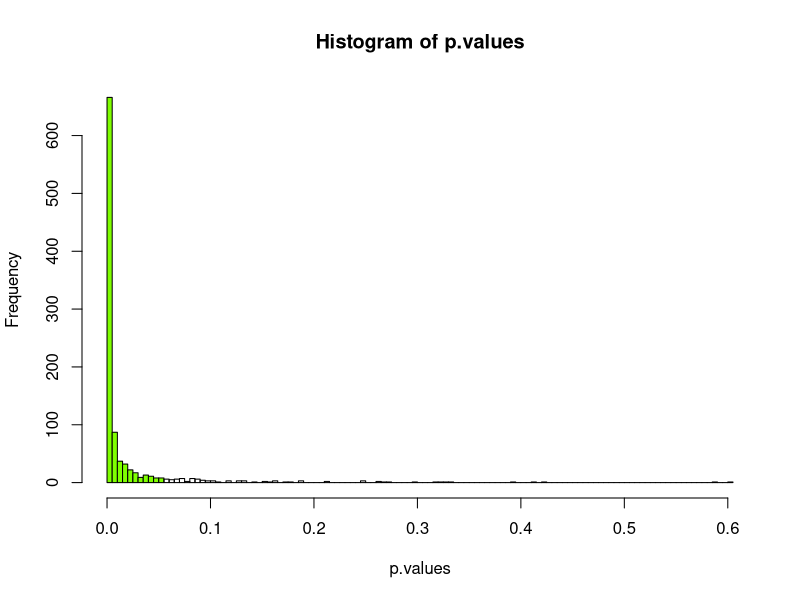
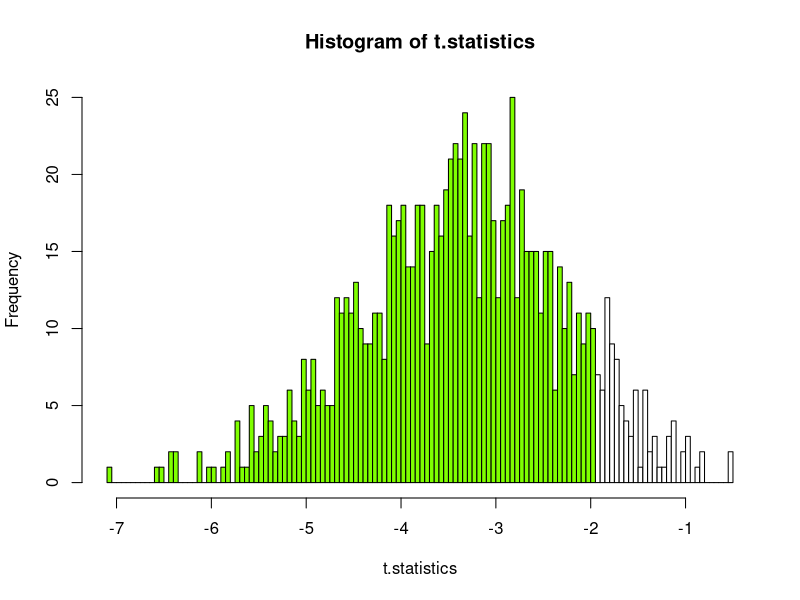

Generate these figures, in order, with R:


t.power.simulation <- function(n.s1, mean.s1, sd.s1, n.s2, mean.s2, sd.s2, alpha, test.number){
  
  # Seed Value is set
  set.seed(35463)
  
  # Empty vectors are created for p-values and t-statistics
  p.values <- rep(0, test.number)
  t.statistics <- rep(0, test.number)
  
  # Indicator for un(equal) population variances is created
  if (sd.s1 == sd.s2) {
    var <- TRUE
  } else {
    var <- FALSE
  }
  
  # Specified Number of T-Tests is carried out
  for (i in 1:test.number)
  {
    # Data is generated
    group.control <- rnorm(n=n.s1, mean=mean.s1, sd=sd.s1) 
    group.experimental <- rnorm(n=n.s2, mean=mean.s2, sd=sd.s2)
    
    # Performing Specified Number of T-Tests
    t.result <- t.test(group.control, group.experimental, var.equal = var)
    
    # Storing p-values and t-statistics in vectors
    p.values[i] <- t.result$p.value
    t.statistics[i] <- t.result$statistic
  }
  
  # Graphics
  
  # Displaying p-values in histogram
  histo.p <- hist(p.values, nclass=100, plot=FALSE)
  cuts.p <- cut(histo.p$breaks, c(-Inf, alpha))
  histo.p <- plot(histo.p, col="chartreuse"[cuts.p])
  
  # Displaying t-statistics in histogram
  histo.t <- hist(t.statistics, nclass=100, plot=FALSE)
  t <- abs(qt(alpha/2,t.result$parameter))
  cuts.t <- cut(histo.t$breaks, c(-Inf,-t,t,Inf))
  histo.t <- plot(histo.t, col=c("chartreuse", "white", "chartreuse")[cuts.t])
  
  # Obtain power estimate
  
  # Number of tests conducted
  total <- test.number
  
  # Number of significant p-values
  p.values.sig <- p.values[p.values<alpha]  
  sig <- length(p.values.sig)
  
  # Share of significant p-values of total number of p-values
  power <- sig/total
  
  # Construct a table that summarises group configurations
  
  # Order Components as a Table
  rows1 <- rbind(mean.s1, sd.s1, n.s1)
  rows2 <- rbind(mean.s2, sd.s2, n.s2)
  table.1 <- cbind(rows1, rows2)
  
  # Rename Columns and Rows
  col.names.1 <- c("Group1", "Group2")
  colnames(table.1) <- col.names.1
  row.names.1 <- c("Mean", "Std. Dev.", "n")
  rownames(table.1) <- row.names.1
  
  # Construct a table that summarises simulation configurations and gives power
  
  # Order Components as a Table  
  rows3 <- rbind(alpha, test.number, power)
  table.2 <- as.matrix(rows3)
  
  # Rename Columns and Rows
  colnames(table.2)[1] <- "Simulation"
  row.names.2 <- c("Specified Alpha Level", "Number of Tests", "Power Estimate")
  rownames(table.2) <- row.names.2
  
  # Ommit printing exponential numbers
  options(scipen = 999)
  
  # Specifying output list
  output <- list("Group Configurations in Population"=table.1, "Simulation Configurations and Power Estimate"=table.2, "Histogram of P-Values (see plot)"=histo.p, "Histogram of T-Statistics (see plot)"= histo.t)
  
  # Displaying output list
  output
  
  
}


# The function is executed
t.power.simulation(n.s1=50, mean.s1=150, sd.s1=15, n.s2=50, mean.s2=160, sd.s2=15, alpha=0.05, test.number=1000) 